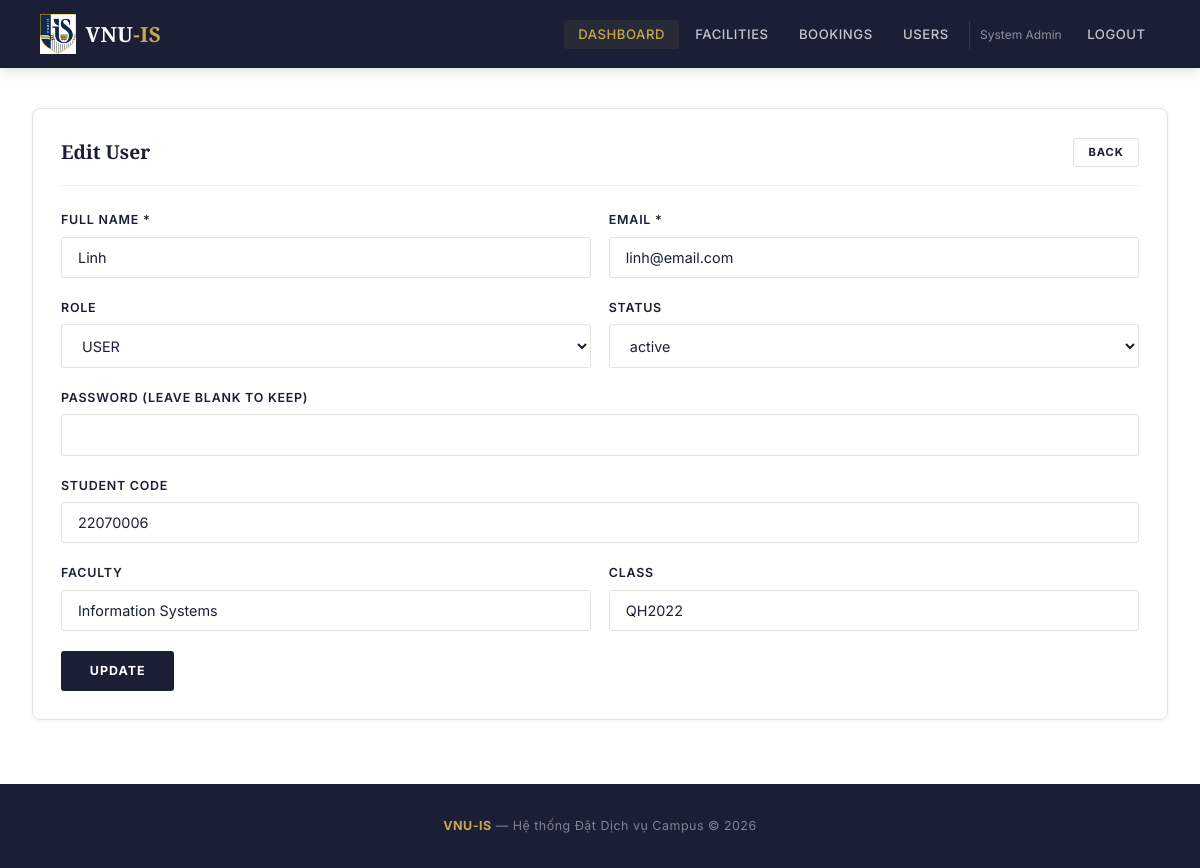
/admin/user_form.php?id=2 (signed in), run on the app's committed database.
### tables this page shows
CREATE TABLE users (
    user_id INT AUTO_INCREMENT PRIMARY KEY,
    role_id INT NOT NULL,
    full_name VARCHAR(100) NOT NULL,
    email VARCHAR(150) NOT NULL UNIQUE,
    password_hash VARCHAR(255) NOT NULL,
    account_status ENUM('active', 'inactive') NOT NULL DEFAULT 'active',
    created_at DATETIME NOT NULL DEFAULT CURRENT_TIMESTAMP,
    FOREIGN KEY (role_id) REFERENCES roles(role_id)
);

CREATE TABLE roles (
    role_id INT AUTO_INCREMENT PRIMARY KEY,
    role_name VARCHAR(50) NOT NULL UNIQUE,
    description VARCHAR(255) DEFAULT NULL
);

CREATE TABLE user_profiles (
    profile_id INT AUTO_INCREMENT PRIMARY KEY,
    user_id INT NOT NULL UNIQUE,
    student_code VARCHAR(50) DEFAULT NULL,
    faculty VARCHAR(100) DEFAULT NULL,
    class_name VARCHAR(100) DEFAULT NULL,
    FOREIGN KEY (user_id) REFERENCES users(user_id) ON DELETE CASCADE
);

### config/database.php (called while the page is built, shortened)
<?php
function getDB(): PDO
{
    static $pdo = null;
    if ($pdo === null) {
        $pdo = new PDO(
            'mysql:host=' . DB_HOST . ';dbname=' . DB_NAME . ';charset=utf8mb4',
            DB_USER,
            DB_PASS,
            [
                PDO::ATTR_ERRMODE => PDO::ERRMODE_EXCEPTION,
                PDO::ATTR_DEFAULT_FETCH_MODE => PDO::FETCH_ASSOC,
            ]
        );
    }
    return $pdo;
}

### backend/core/Database.php (called while the page is built, shortened)
<?php
class Database
{
    private static ?PDO $connection = null;
    public static function getConnection(): PDO
    {
        if (self::$connection === null) {
            self::$connection = getDB();
        }
        return self::$connection;
    }
}

### backend/services/UserService.php (called while the page is built, shortened)
<?php
class UserService
{
    private UserModel $userModel;
    public function __construct()
    {
        $this->userModel = new UserModel();
    }
    public function getUserWithProfile(int $userId): ?array
    {
        return $this->userModel->findWithProfile($userId);
    }
}

### backend/models/BaseModel.php (called while the page is built, shortened)
<?php
abstract class BaseModel
{
    public function __construct()
    {
        $this->db = Database::getConnection();
    }
}

### backend/models/UserModel.php (called while the page is built, shortened)
<?php
class UserModel extends BaseModel
{
    public function findWithProfile(int $userId): ?array
    {
        $stmt = $this->db->prepare("
            SELECT u.*, r.role_name, up.profile_id, up.student_code, up.faculty, up.class_name
            FROM users u
            INNER JOIN roles r ON u.role_id = r.role_id
            LEFT JOIN user_profiles up ON u.user_id = up.user_id
            WHERE u.user_id = ?
        ");
        $stmt->execute([$userId]);
        return $stmt->fetch() ?: null;
    }
}

### backend/core/Helpers.php (called while the page is built, shortened)
<?php
function e(?string $value): string
{
    return htmlspecialchars($value ?? '', ENT_QUOTES, 'UTF-8');
}

### backend/models/RoleModel.php (called while the page is built, shortened)
<?php
class RoleModel extends BaseModel
{
    public function findAll(): array
    {
        return $this->db->query("
            SELECT r.*, (SELECT COUNT(*) FROM users u WHERE u.role_id = r.role_id) AS user_count
            FROM roles r ORDER BY role_id
        ")->fetchAll();
    }
}

### admin/user_form.php (the view, shortened to what this page needs)
<?php
$userService = new UserService();
$roleModel = new RoleModel();
$userId = (int) ($_GET['id'] ?? 0);
$isEdit = $userId > 0;
$user = ['full_name' => '', 'email' => '', 'role_id' => 2, 'account_status' => 'active', 'student_code' => '', 'faculty' => '', 'class_name' => ''];
if ($isEdit) {
    $user = $userService->getUserWithProfile($userId);
}
$roles = $roleModel->findAll();
require_once __DIR__ . '/../includes/header.php';
?>
<div class="card">
    <div class="card-header">
        <h2><?= $isEdit ? 'Edit User' : 'Add User' ?></h2>
        <a href="/webfinal/admin/users.php" class="btn btn-secondary btn-sm">Back</a>
    </div>
    <form method="POST">
        <div class="form-row">
            <div class="form-group">
                <label>Full Name *</label>
                <input type="text" name="full_name" class="form-control" value="<?= e($user['full_name']) ?>" required>
            </div>
            <div class="form-group">
                <label>Email *</label>
                <input type="email" name="email" class="form-control" value="<?= e($user['email']) ?>" required>
            </div>
        </div>
        <div class="form-row">
            <div class="form-group">
                <label>Role</label>
                <select name="role_id" class="form-control">
                    <?php foreach ($roles as $r): ?>
                        <option value="<?= $r['role_id'] ?>" <?= ($user['role_id'] ?? 2) == $r['role_id'] ? 'selected' : '' ?>><?= e($r['role_name']) ?></option>
                    <?php endforeach; ?>
                </select>
            </div>
            <div class="form-group">
                <label>Status</label>
                <select name="account_status" class="form-control">
                    <option value="active" <?= ($user['account_status'] ?? '') === 'active' ? 'selected' : '' ?>>active</option>
                </select>
            </div>
        </div>
        <div class="form-group">
            <label>Password <?= $isEdit ? '(leave blank to keep)' : '*' ?></label>
            <input type="password" name="password" class="form-control" <?= $isEdit ? '' : 'required minlength="6"' ?>>
        </div>
        <div class="form-group">
            <label>Student Code</label>
            <input type="text" name="student_code" class="form-control" value="<?= e($user['student_code'] ?? '') ?>">
        </div>
        <div class="form-row">
            <div class="form-group">
                <label>Faculty</label>
                <input type="text" name="faculty" class="form-control" value="<?= e($user['faculty'] ?? '') ?>">
            </div>
            <div class="form-group">
                <label>Class</label>
                <input type="text" name="class_name" class="form-control" value="<?= e($user['class_name'] ?? '') ?>">
            </div>
        </div>
        <button type="submit" class="btn btn-primary"><?= $isEdit ? 'Update' : 'Create' ?></button>
    </form>
</div>
<?php require_once __DIR__ . '/../includes/footer.php'; ?>

### assets/css/style.css (style rules this page uses)
:root { --navy: #1a1f36; --navy-hover: #0f1220; --gold: #c9a84c; --gold-light: #e8c97a; --white: #ffffff; --cream: #f8f6f2; --bg: #f5f5f0; --text: #1a1f36; --text-muted: #6b7280; --text-light: #9ca3af; --border: #e5e2db; --border-light:#f0ede8; --success: #2d6a4f; --danger: #c0392b; --warning: #d97706; --shadow-sm: 0 1px 4px rgba(26,31,54,0.06); --shadow: 0 4px 24px rgba(26,31,54,0.10); --shadow-lg: 0 12px 48px rgba(26,31,54,0.14); --radius: 4px; --radius-sm: 3px; --radius-lg: 8px; }
* { margin: 0; padding: 0; box-sizing: border-box; }
body { font-family: 'Inter', -apple-system, sans-serif; background: var(--white); color: var(--text); line-height: 1.6; min-height: 100vh; display: flex; flex-direction: column; -webkit-font-smoothing: antialiased; }
a { color: var(--navy); text-decoration: none; transition: color 0.2s; }
h1, h2, h3 { font-family: 'Playfair Display', serif; }
.card { background: var(--white); border-radius: var(--radius-lg); padding: 1.75rem; margin-bottom: 1.5rem; border: 1px solid var(--border); box-shadow: var(--shadow-sm); }
.card-header { display: flex; align-items: center; justify-content: space-between; margin-bottom: 1.5rem; padding-bottom: 1.1rem; border-bottom: 1px solid var(--border-light); }
.card-header h2 { font-family: 'Playfair Display', serif; font-size: 1.2rem; font-weight: 700; color: var(--text); }
.btn { display: inline-flex; align-items: center; justify-content: center; padding: 0.7rem 1.8rem; border-radius: var(--radius-sm); font-size: 0.78rem; font-weight: 700; font-family: inherit; cursor: pointer; border: none; transition: all 0.2s; line-height: 1.4; text-decoration: none !important; letter-spacing: 0.08em; text-transform: uppercase; }
.btn-primary { background: var(--navy); color: var(--white); }
.btn-secondary { background: var(--white); color: var(--text); border: 1px solid var(--border); }
.btn-sm { padding: 0.35rem 0.9rem; font-size: 0.7rem; }
.form-group { margin-bottom: 1.25rem; }
.form-group label { display: block; margin-bottom: 0.4rem; font-weight: 600; color: var(--text); font-size: 0.78rem; text-transform: uppercase; letter-spacing: 0.06em; }
.form-control { width: 100%; padding: 0.7rem 1rem; border: 1px solid var(--border); border-radius: var(--radius-sm); font-size: 0.9rem; font-family: inherit; transition: border-color 0.2s, box-shadow 0.2s; background: var(--white); color: var(--text); }
.form-row { display: grid; grid-template-columns: 1fr 1fr; gap: 1.1rem; }

### data on the page
users: full_name "Linh", email "linh@email.com", role_id "USER", account_status "active", student_code "22070006", faculty "Information Systems", class_name "QH2022"

### other printed values
$_SESSION['full_name'] "System Admin"
